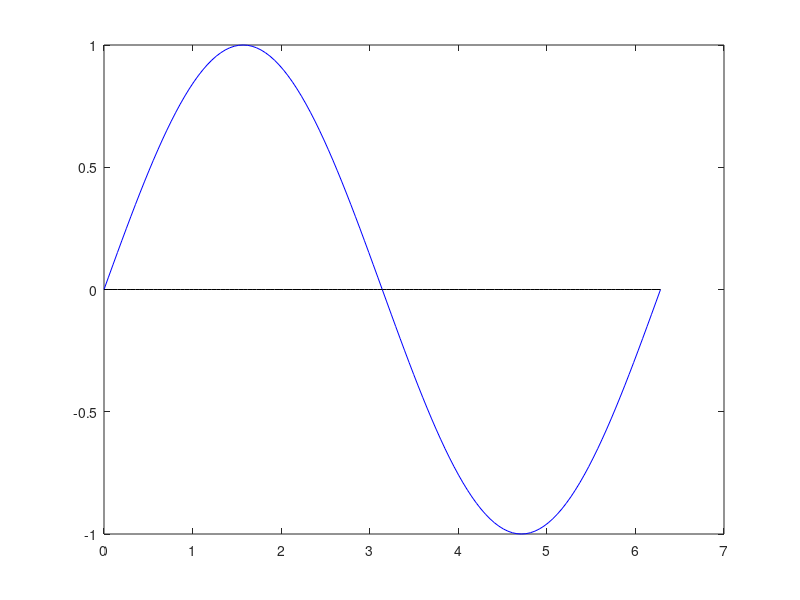

Recreate this plot in MATLAB. (Note: this script raises an error after producing the figure.)
clc; clear; close all;

x = linspace(0, 2*pi, 125)';
y = sin(x);
plot(x,y,"b",x, 0*x, "k")
fun = inline("sin(x)");
newton(fun,2);